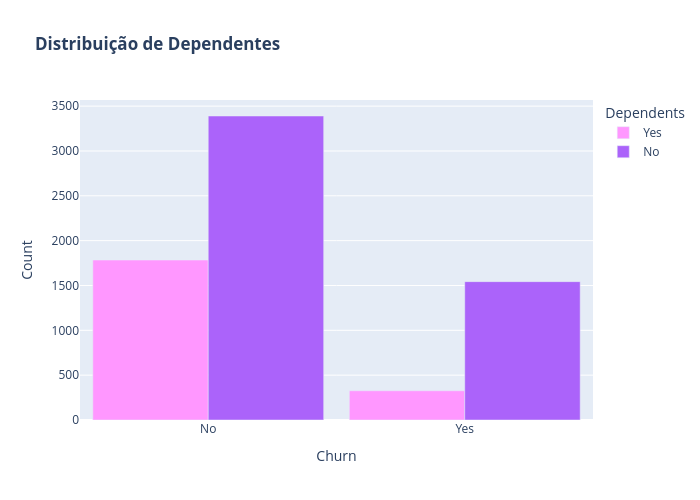

The cell this chart's notebook holds for it:
### Code cell
d8=d8.to_pandas().reset_index()
color_map = {"Yes": "#FF97FF", "No": "#AB63FA"}
fig8 = px.bar(d8, x="Churn",y="Count", color="Dependents", barmode="group", title="<b>Distribuição de Dependentes</b>", color_discrete_map=color_map)
fig8.update_layout(width=700, height=500, bargap=0.1)
fig8.show()

### Figure 1 — Plotly figure (JSON) as saved in the notebook; plotly's stock layout.template omitted (floating-point values rounded to 4 significant figures)
{"data": [{"alignmentgroup": "True", "hovertemplate": "Dependents=Yes<br>Churn=%{x}<br>Count=%{y}<extra></extra>", "legendgroup": "Yes", "marker": {"color": "#FF97FF", "pattern": {"shape": ""}}, "name": "Yes", "offsetgroup": "Yes", "orientation": "v", "showlegend": true, "textposition": "auto", "type": "bar", "x": ["No", "Yes"], "xaxis": "x", "y": [1784, 326], "yaxis": "y"}, {"alignmentgroup": "True", "hovertemplate": "Dependents=No<br>Churn=%{x}<br>Count=%{y}<extra></extra>", "legendgroup": "No", "marker": {"color": "#AB63FA", "pattern": {"shape": ""}}, "name": "No", "offsetgroup": "No", "orientation": "v", "showlegend": true, "textposition": "auto", "type": "bar", "x": ["Yes", "No"], "xaxis": "x", "y": [1543, 3390], "yaxis": "y"}], "layout": {"bargap": 0.1, "barmode": "group", "height": 500, "legend": {"title": {"text": "Dependents"}, "tracegroupgap": 0}, "title": {"text": "<b>Distribuição de Dependentes</b>"}, "width": 700, "xaxis": {"anchor": "y", "autorange": true, "domain": [0, 1], "range": [-0.5, 1.5], "title": {"text": "Churn"}, "type": "category"}, "yaxis": {"anchor": "x", "autorange": true, "domain": [0, 1], "range": [0, 1.053], "title": {"text": "Count"}}}}
